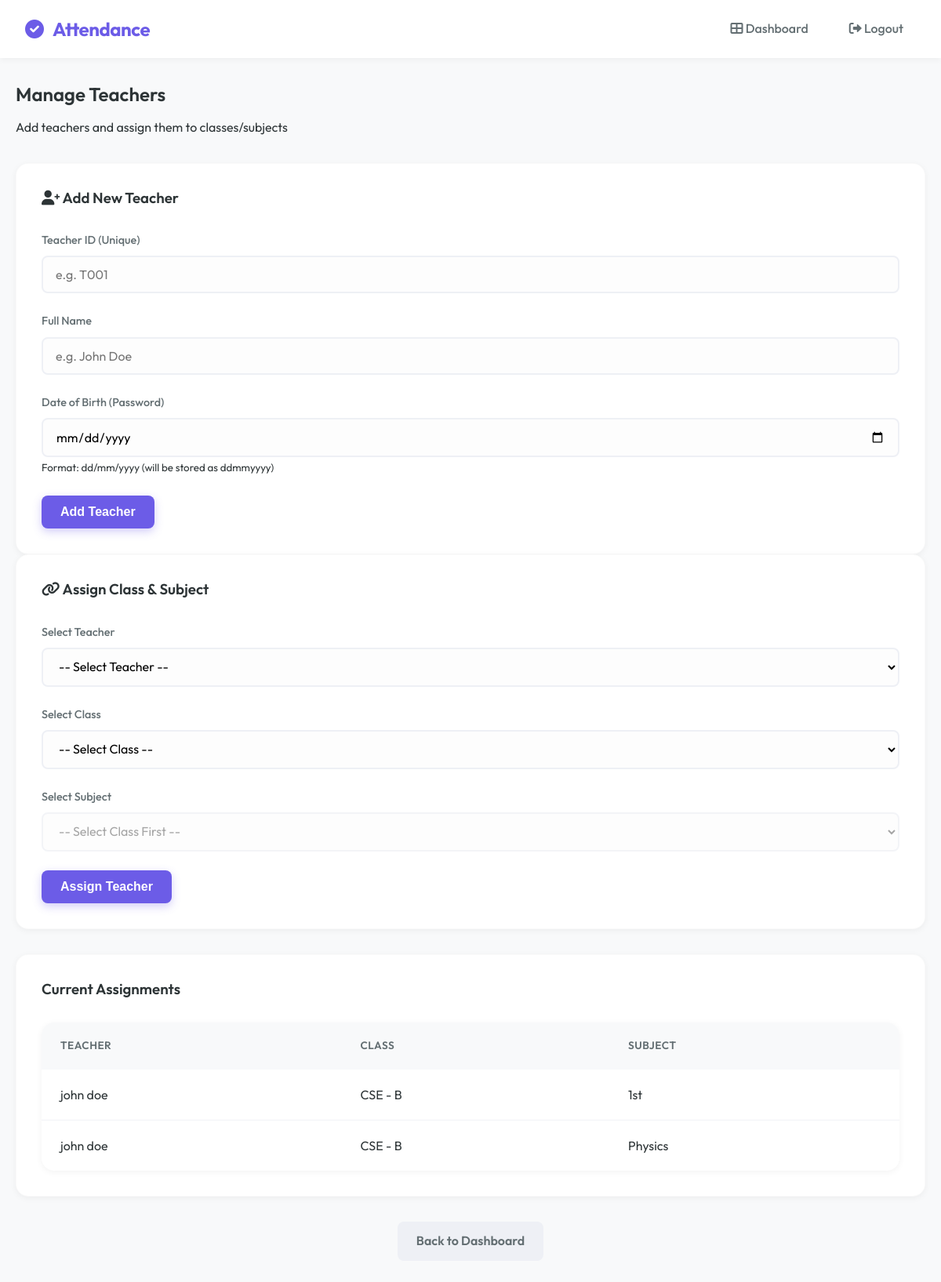
The page /admin/manage_teachers (signed in) on the database as committed earlier.
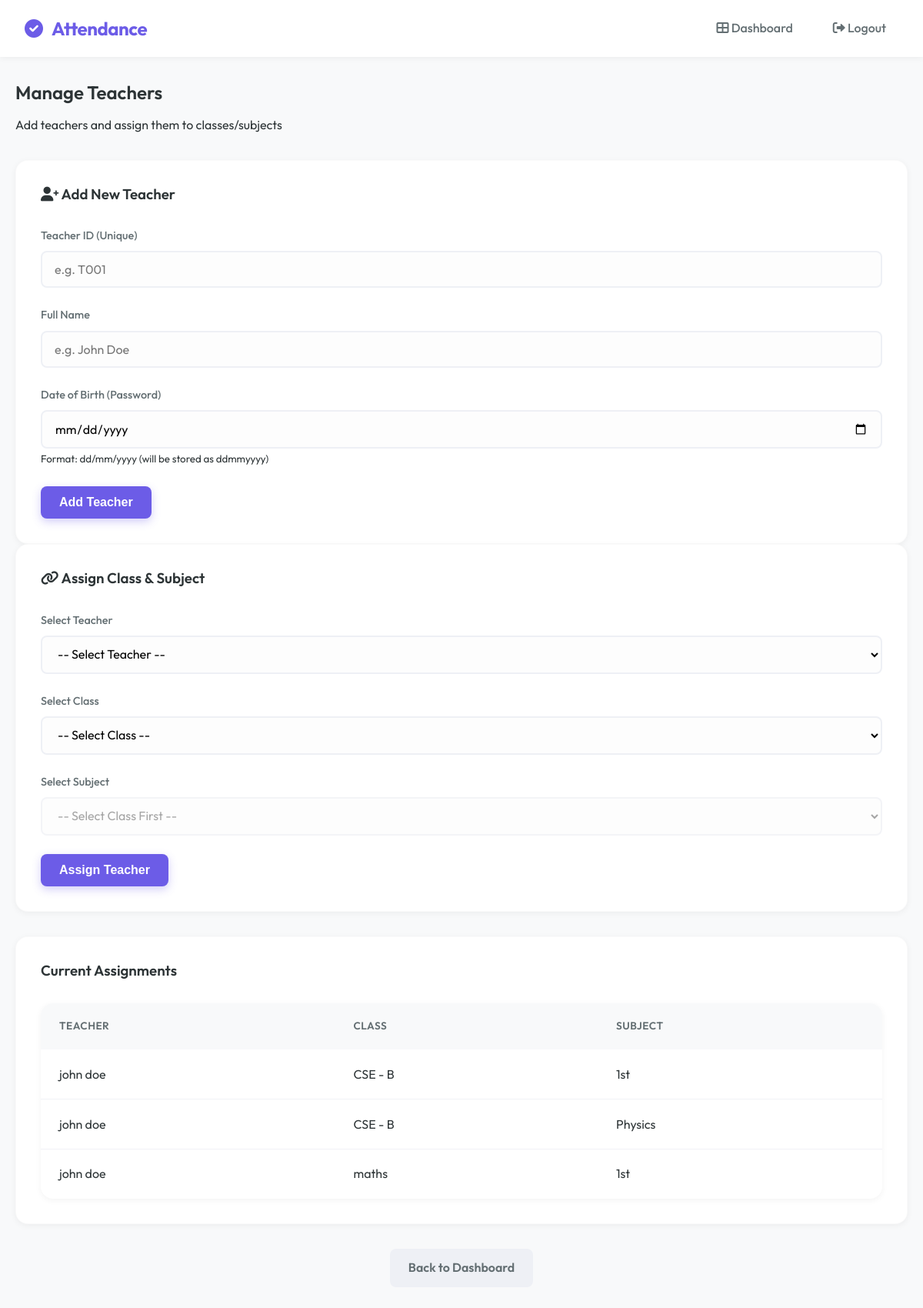
The same page on the database as committed later.
### tables this page shows
CREATE TABLE teacher_assignments (
        id INTEGER PRIMARY KEY AUTOINCREMENT,
        teacher_id TEXT,
        class_id INTEGER,
        subject TEXT
    );

CREATE TABLE teachers (
        id INTEGER PRIMARY KEY AUTOINCREMENT,
        teacher_id TEXT UNIQUE,
        name TEXT,
        dob TEXT
    );

CREATE TABLE classes (
        id INTEGER PRIMARY KEY AUTOINCREMENT,
        class_name TEXT
    );

### app.py (the view)
@app.route("/admin/manage_teachers")
def manage_teachers():
    if session.get("role") != "admin":
        return "Unauthorized", 403
    conn = sqlite3.connect('attendance.db')
    c = conn.cursor()
    c.execute("SELECT * FROM teachers ORDER BY name")
    teachers = c.fetchall()
    c.execute("SELECT id, class_name FROM classes ORDER BY class_name")
    classes = c.fetchall()
    c.execute("""
        SELECT ta.id, t.name, c.class_name, ta.subject
        FROM teacher_assignments ta
        JOIN teachers t ON ta.teacher_id = t.teacher_id
        JOIN classes c ON ta.class_id = c.id
        ORDER BY t.name, c.class_name
    """)
    assignments = c.fetchall()
    conn.close()
    return render_template("manage_teachers.html", teachers=teachers, classes=classes, assignments=assignments)

### templates/manage_teachers.html (shortened to what this page needs)
{% extends "base.html" %}
{% block content %}
<div class="mb-4">
    <h2>Manage Teachers</h2>
    <p class="text-muted">Add teachers and assign them to classes/subjects</p>
</div>
<div class="grid" style="grid-template-columns: 1fr 1fr; gap: 40px;">
    <div class="card">
        <h3><i class="fas fa-user-plus"></i> Add New Teacher</h3>
        <form action="/add_teacher" method="POST" class="mt-4">
            <div class="form-group">
                <label>Teacher ID (Unique)</label>
                <input type="text" name="teacher_id" required placeholder="e.g. T001">
            </div>
            <div class="form-group">
                <label>Full Name</label>
                <input type="text" name="name" required placeholder="e.g. John Doe">
            </div>
            <div class="form-group">
                <label>Date of Birth (Password)</label>
                <input type="date" name="dob" required>
                <small class="text-muted">Format: dd/mm/yyyy (will be stored as ddmmyyyy)</small>
            </div>
            <button type="submit" class="btn btn-primary">Add Teacher</button>
        </form>
    </div>
    <div class="card">
        <h3><i class="fas fa-link"></i> Assign Class & Subject</h3>
        <form action="/assign_teacher" method="POST" class="mt-4">
            <div class="form-group">
                <label>Select Teacher</label>
                <select name="teacher_id" required>
                    <option value="">-- Select Teacher --</option>
                </select>
            </div>
            <div class="form-group">
                <label>Select Class</label>
                <select name="class_id" id="classSelect" required onchange="loadSubjects()">
                    <option value="">-- Select Class --</option>
                </select>
            </div>
            <div class="form-group">
                <label>Select Subject</label>
                <select name="subject" id="subjectSelect" required disabled>
                    <option value="">-- Select Class First --</option>
                </select>
            </div>
            <button type="submit" class="btn btn-primary">Assign Teacher</button>
        </form>
    </div>
</div>
<div class="card mt-4">
    <h3>Current Assignments</h3>
    <div class="table-container">
        <table>
            <thead>
                <tr>
                    <th>Teacher</th>
                    <th>Class</th>
                    <th>Subject</th>
                </tr>
            </thead>
            <tbody>
                {% for assignment in assignments %}
                <tr>
                    <td>{{ assignment[1] }}</td>
                    <td>{{ assignment[2] }}</td>
                    <td>{{ assignment[3] }}</td>
                </tr>
                {% else %}
                <tr>
                    <td colspan="3" class="text-center text-muted">No assignments found</td>
                </tr>
                {% endfor %}
            </tbody>
        </table>
    </div>
</div>
<div class="text-center mt-4">
    <a href="/dashboard" class="btn btn-secondary">Back to Dashboard</a>
</div>
{% endblock %}

Rows that differ between the two databases and show on the page:
added teacher_assignments: name "john doe", class_name "maths", subject "1st"
